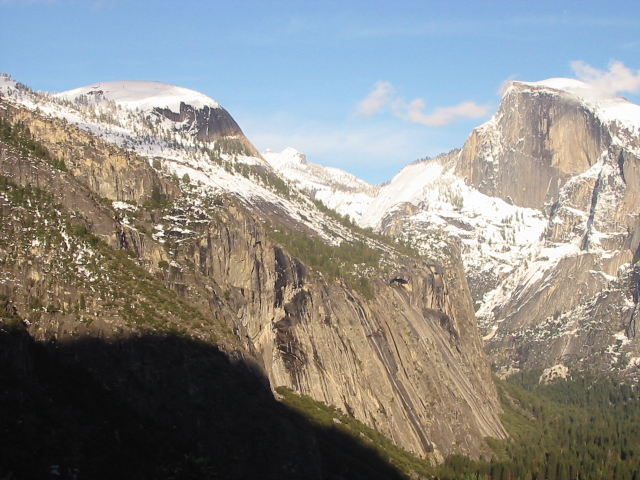
#> input picture Assignment2/a2_images/yosemite1.jpg, 640 x 480 px
$ python stitch_images.py
#> lines starting #> are read from the running program, lines starting #| are printed output that depends on the picture
"""
Shubham Arya 1001650536
CSE 4310 Computer Vision Spring 2022 UTA
Assignment 2 - Image stitching
Run Command- python3 stitch_images.py
"""
import numpy as np
import math
import random
import skimage.io as io
import matplotlib.pyplot as plt
import cv2

# Returns RGB image by reading the path name
def get_image(path):
#> called with path = 'a2_images/yosemite1.jpg'
    img = cv2.imread(path)
#> img is the input picture: shape (480, 640, 3); mean B, G, R 135.4, 139.3, 139.5
    img_rgb = cv2.cvtColor(img, cv2.COLOR_BGR2RGB)
    return img_rgb

# 1. Keypoint detection using SIFT from OpenCV
def SIFT(img):
    siftDetector = cv2.SIFT_create()
    keypoints, descriptors = siftDetector.detectAndCompute(img, None)
    return keypoints, descriptors

# 2. Keypoint matching for 2 images
def keypoint_matching(kp1, des1, kp2, des2):
    # feature matching using brute force
    bf = cv2.BFMatcher()
    matches = bf.knnMatch(des1,des2, k=2)

    good = []

    for m,n in matches:
        if m.distance < n.distance:
            good.append([m])

    matches = []
    for pair in good:
        matches.append(list(kp1[pair[0].queryIdx].pt + kp2[pair[0].trainIdx].pt))

    return np.array(matches)

# 2.1 Plot keypoint matches by showing two images with matched keypoints
def plot_keypoint_matches(matches, img1, img2, type):
    print("Displaying ",len(matches)," keypoint matches.")
#    print("img1 ",img1.shape," img2 ", img2.shape)
    if img1.shape[0] != img2.shape[0]:
        if img1.shape[0] > img2.shape[0]:
            img1 = img1[0:img2.shape[0],:,:]
        else:
            img2 = img2[0:img1,shape[0],:,:]
    img = np.concatenate((img1, img2), axis=1)
    if type == "all":
        fig_subtitle = "All Matching Keypoints"
    else :
        fig_subtitle = "Inliers Matching Keypoints"

    offset = img.shape[1]/2
    fig, ax = plt.subplots()
    fig.suptitle(fig_subtitle, fontsize=18)
    ax.set_aspect('equal')
    ax.imshow(np.array(img).astype('uint8'))

    # Plots 'x' symbol on each keypoint in both the images
    ax.plot(matches[:, 0], matches[:, 1], 'xr')
    ax.plot(matches[:, 2] + offset, matches[:, 3], 'xr')

    # Creates lines between the two x points
    ax.plot([matches[:, 0], matches[:, 2] + offset], [matches[:, 1], matches[:, 3]], 'r', linewidth=0.25)

    plt.show()

# Calculates the maybe homograhy model for set of selected points.
def compute_projective_transform(points):
    rows = []
    for i in range(points.shape[0]):
        p1 = np.append(points[i][0:2], 1)
        p2 = np.append(points[i][2:4], 1)
        rows.append([0, 0, 0, p1[0], p1[1], p1[2], -p2[1]*p1[0], -p2[1]*p1[1], -p2[1]*p1[2]])
        rows.append([p1[0], p1[1], p1[2], 0, 0, 0, -p2[0]*p1[0], -p2[0]*p1[1], -p2[0]*p1[2]])

    _, _, V = np.linalg.svd(rows)
    H = np.reshape(V[-1], (3, 3)) # Converts array of size 9 to 2D square matrix of side 3
    H = H/H[2, 2] # To make the element at index 3,3 to 1, and divide all elements with that index
    return H

def get_error(points, H):
    num_points = len(points)
    all_p1 = np.concatenate((points[:, 0:2], np.ones((num_points, 1))), axis=1)
    all_p2 = points[:, 2:4]
    estimate_p2 = np.zeros((num_points, 2))
    for i in range(num_points):
        temp = np.dot(H, all_p1[i])
        estimate_p2[i] = (temp/temp[2])[0:2] # set index 2 to 1 and slice the index 0, 1
    # Compute error
    errors = np.linalg.norm(all_p2 - estimate_p2 , axis=1)
    return errors

"""
3.3 RANSAC - Random Sampling Consensus
Input:
    matches - All the matching points between two images
    n – Minimum number of data points required to estimate model parameters.
    k – Maximum number of iterations allowed in the algorithm.
    t – Threshold value to determine data points that are fit well by model.
    d – Number of close data points required to assert that a model fits well to data.
Output:
    inliers - Returns a subset of matches that have the best fit w.r.t. the model
    H - best fit
"""
def ransac(matches, t, k, n=4, d = 300):
    print("Running RANSAC to remove any outliers.")
    num_best_inliers = 0
    best_inliers = None
    best_H = None
    i = 0
    while i < k:
        idx = random.sample(range(len(matches)), n)
        points = np.array([matches[i] for i in idx ])
        H = compute_projective_transform(points)

        errors = get_error(matches, H)
        idx = np.where(errors < t)[0]
        inliers = matches[idx]

        num_inliers = len(inliers)
        if num_inliers > d:
            if num_inliers > num_best_inliers:
                best_inliers = inliers.copy()
                num_best_inliers = num_inliers
                best_H = H.copy()
        i += 1
    print("Now have ",num_best_inliers," matches.")
    return best_inliers, best_H

# computes new size of image and warps image based on the input matrix
# [47 lines left out: functions warp, stitch_images, not called in this run]


# Starting point of the image stitching program
if __name__ == '__main__':

#    image_paths = [ "a2_images/campus_002.jpg","a2_images/campus_001.jpg","a2_images/campus_000.jpg"]
    image_paths = ["a2_images/yosemite1.jpg", "a2_images/yosemite2.jpg", "a2_images/yosemite3.jpg","a2_images/yosemite4.jpg"]
#    image_paths = ["a2_images/Rainier1.png","a2_images/Rainier2.png"]
    images = []
    for image_path in image_paths:
        # Gets the RGB image values for the image path
        images.append(get_image(image_path))

    current_img = images[0]
    counter = 1
    while counter < len(images):
        print("Loop ",counter)
        img1 = current_img
        img2 = images[counter]
        img1_GRAY = cv2.cvtColor(img1, cv2.COLOR_BGR2GRAY)
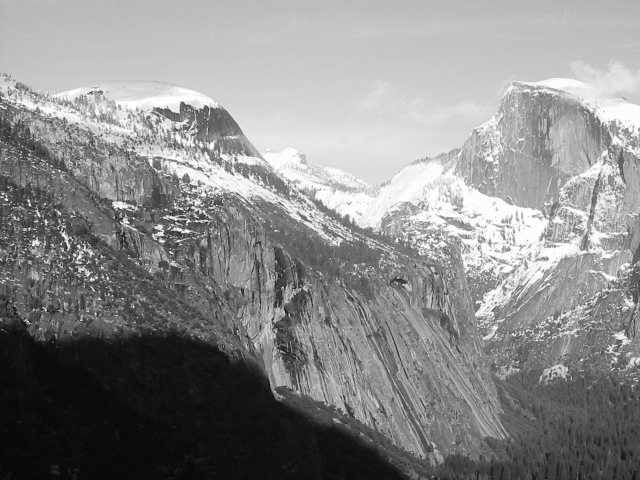
#> img1_GRAY: shape (480, 640); min 6, max 255, mean 138.2
        img2_GRAY = cv2.cvtColor(img2, cv2.COLOR_BGR2GRAY)
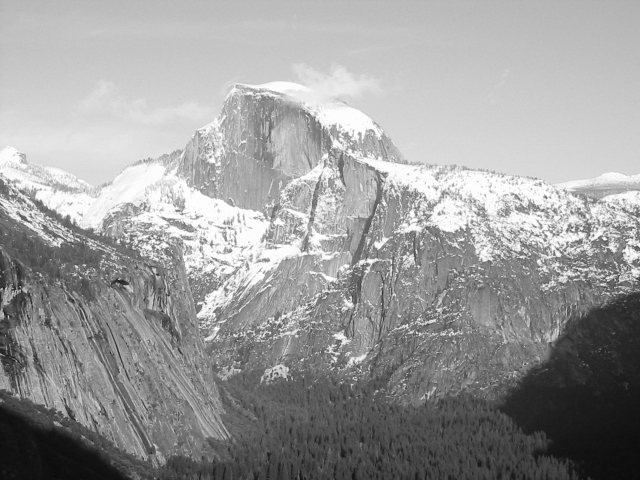
#> img2_GRAY: shape (480, 640); min 11, max 255, mean 155.1

        # Keypoint detection using SIFT
        print("Computing keypoint detection in images")
        kp1, des1 = SIFT(img1_GRAY)
#> in SIFT, `keypoints, descriptors = siftDetector.detectAndCompute(img, None)`: keypoints = 2434 keypoints; strongest (x, y, size): (6, 199, 1.9), (78, 246, 2.1), (46, 222, 2.2), (74, 255, 1.9)
        kp2, des2 = SIFT(img2_GRAY)
#> in SIFT (call 2), `keypoints, descriptors = siftDetector.detectAndCompute(img, None)`: keypoints = 2212 keypoints; strongest (x, y, size): (604, 239, 2.2), (545, 197, 2.2), (573, 230, 1.9), (118, 241, 2.2)

        # Keypoint matching between two images
        print("Matching keypoints between 2 images")
        matches = keypoint_matching(kp1, des1, kp2, des2)
#> in keypoint_matching, `matches = bf.knnMatch(des1,des2, k=2)`: matches = 2434 matches

        # For display purpose. Shows all the matching keypoints between the 2 images
        plot_keypoint_matches(matches, img1, img2, "all")
#> in plot_keypoint_matches, `img = np.concatenate((img1, img2), axis=1)`:
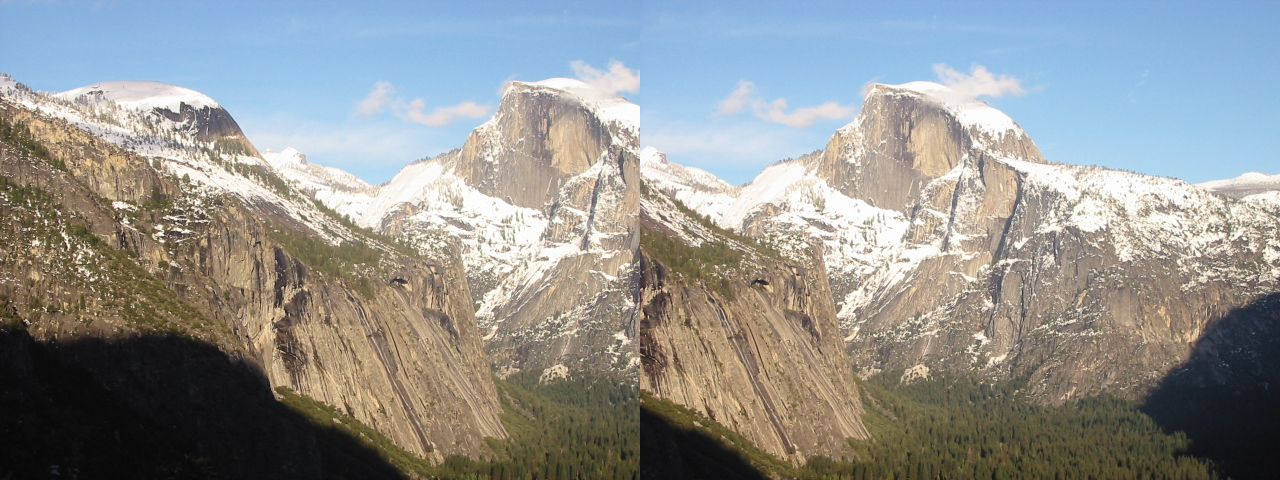
#> img: shape (480, 1280, 3); mean R, G, B 145.6, 147.4, 145.5
#> in plot_keypoint_matches, `plt.show()`:
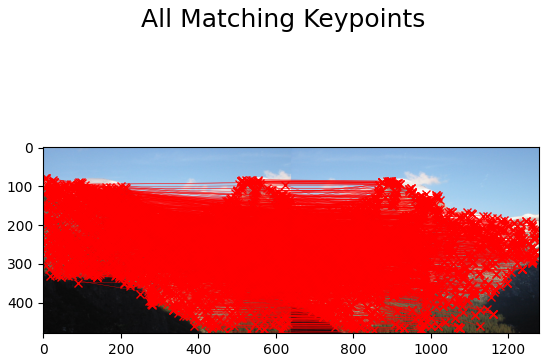
#> figure drawn by matplotlib, 1 panel

        # Ransac to remove the outliers and find the best model with inliers
        inliers, H = ransac(matches, 0.5, len(matches),4,  0)
#> (the run stopped early here; a loop or call above may not have finished)
